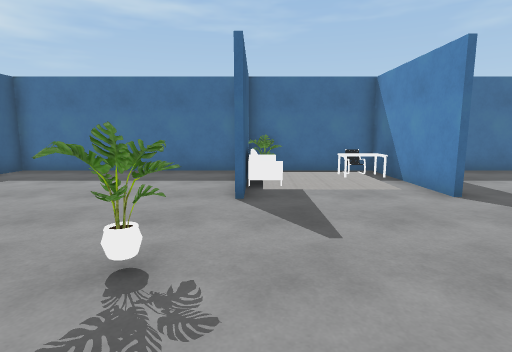
[1] (above)

14 first-person views from a walk through a scene from a Unity 3-D project. The camera is 1.4 m above the floor, tilts 8° down and sees 80° across. The floor is counted in squares, 1 m on a side. Each view is taken from the middle of a square. On the plan, view 1 faces up. The plan holds only what a view shows up to about 14 squares ahead; the rest is blank. The place goes on beyond the plan. The player character is not drawn. Door leaves are left out, so doorways stand open.

[2]
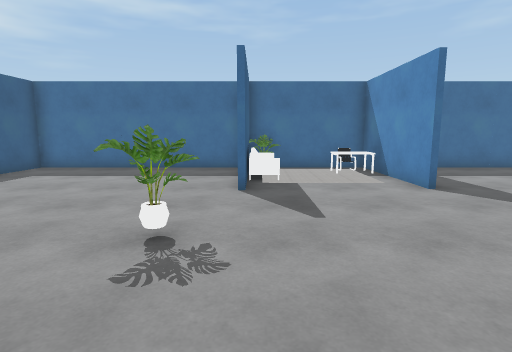

[3]
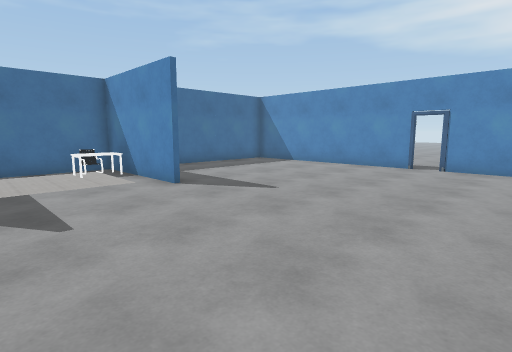

[4]
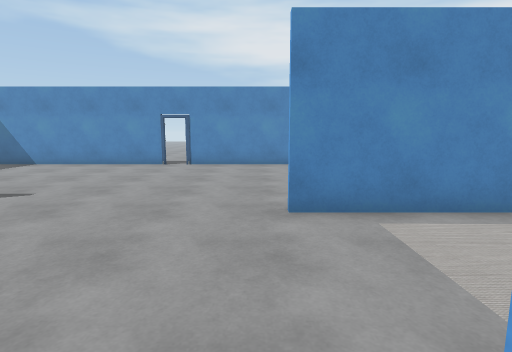

[5]
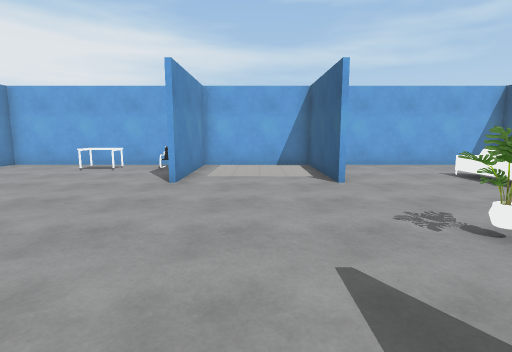

[6]
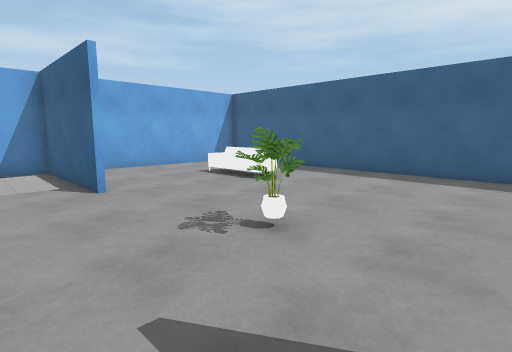

[7]
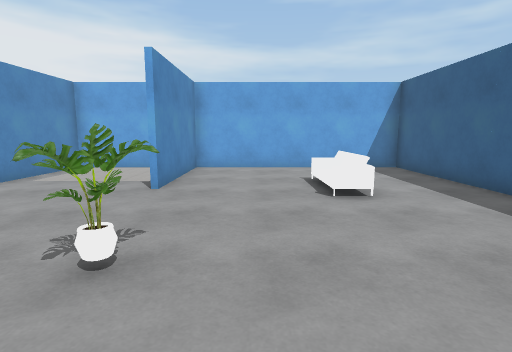

[8]
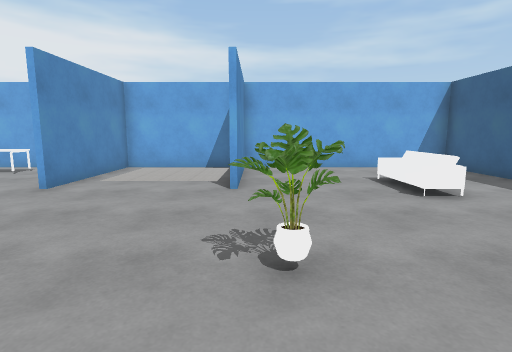

[9]
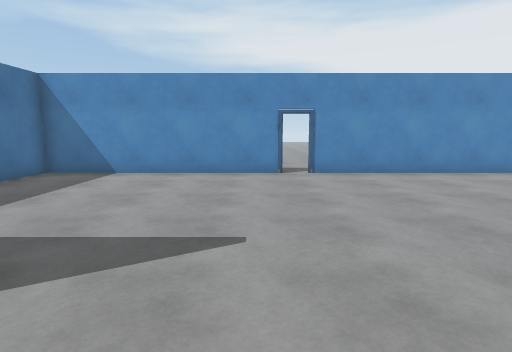

[10]
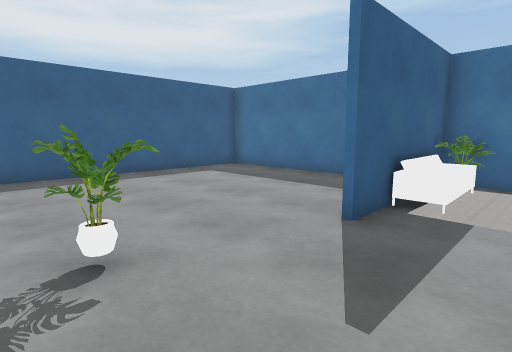

[11]
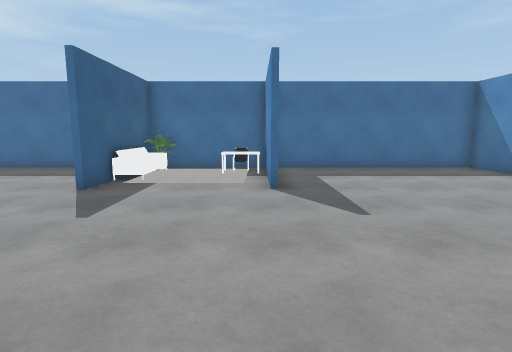

[12]
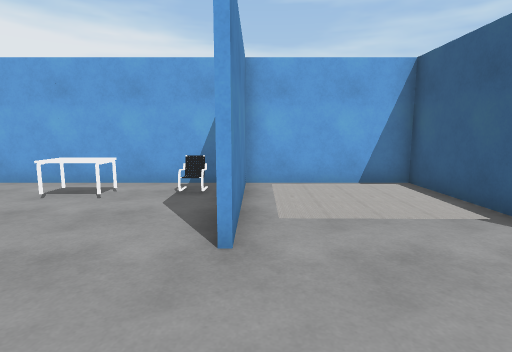

[13]
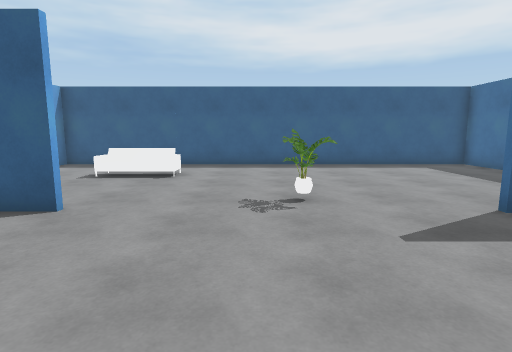

[14]
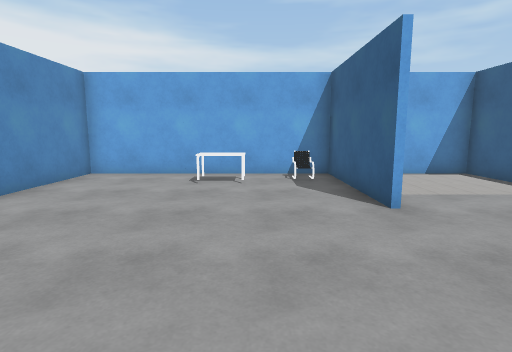

### Floor plan
Points are (right, up) in squares from view 1. A wall is a line through its corners. A room is listed if a view was taken in it or the views show most of it. See-through windows are left out.
Room 1 (views 1, 2, 3, 4, 5, 6, 7, 8, 9, 10, 11, 12, 13, 14)
walls: (4.3, 6.5) (4.3, 9.5); (-0.4, -1.5) (-0.4, -6.6) (12.8, -6.6) (12.8, 2.2); (4.5, -1.5) (4.5, -6.6); (4.3, 10.4) (4.3, 11.4) (-0.4, 11.4) (-0.4, 6.4); (-0.6, 11.4) (-8.8, 11.4) (-8.8, -6.6) (-0.5, -6.6) (-0.5, -1.5); (4.3, -6.6) (4.3, -1.5); (12.8, 3) (12.8, 11.4) (4.9, 11.4)
ways out: open door at (13, 2.5)
objects: sofa (-5, -3) to (-5, -1); plant (-1, 3); sofa (0, 10); rug (1, 8); rug (1, 10); table (3, 10) to (4, 10); other object (3, 11); table (7, -5) to (9, -5)

Positions as (right, up) in squares from view 1, and headings:
1: (0, 0), facing up
2: (0, -1), facing up
3: (0, -1), facing up-right
4: (-1, -1), facing right
5: (2, 7), facing down
6: (2, 6), facing down-left
7: (-3, 6), facing down
8: (-1, 6), facing down
9: (2, 4), facing right
10: (2, 2), facing up-left
11: (4, -1), facing up
12: (4, 2), facing down
13: (5, 2), facing left
14: (7, 4), facing down
